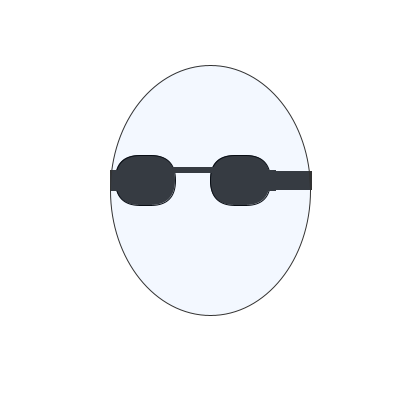
Frame 1 (no input)
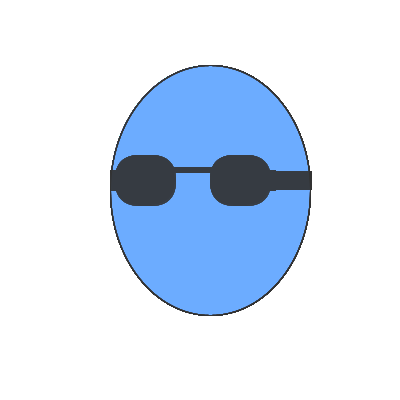
Frame 60 (the mouse pressed at the canvas centre just before this capture)
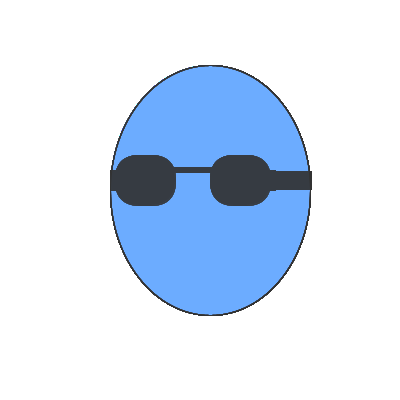
Frame 120 (the mouse held since frame 60 and released just before this capture)

The Processing sketch that drew these frames (run headless with seeded random() and noise(); from frame 60 on, the mouse is pressed at the canvas centre):

// Processing sketch: processing_132993
// ── processing_132993.pde

void setup(){
  size(400,400);
  background(255);
}
void draw(){
  rectMode(CENTER);
  fill(50);
  rect(145,180,60,50,50);
  rect(240,180,60,50,50);
  stroke(50);
  rect(193,170,40,5);
  rect(115,180,10,20);
  rect(270,180,10,20);
  rect(293,180,36,18);
  fill(100,161,252,20);
  ellipse(210,190,200,250);
  
}
